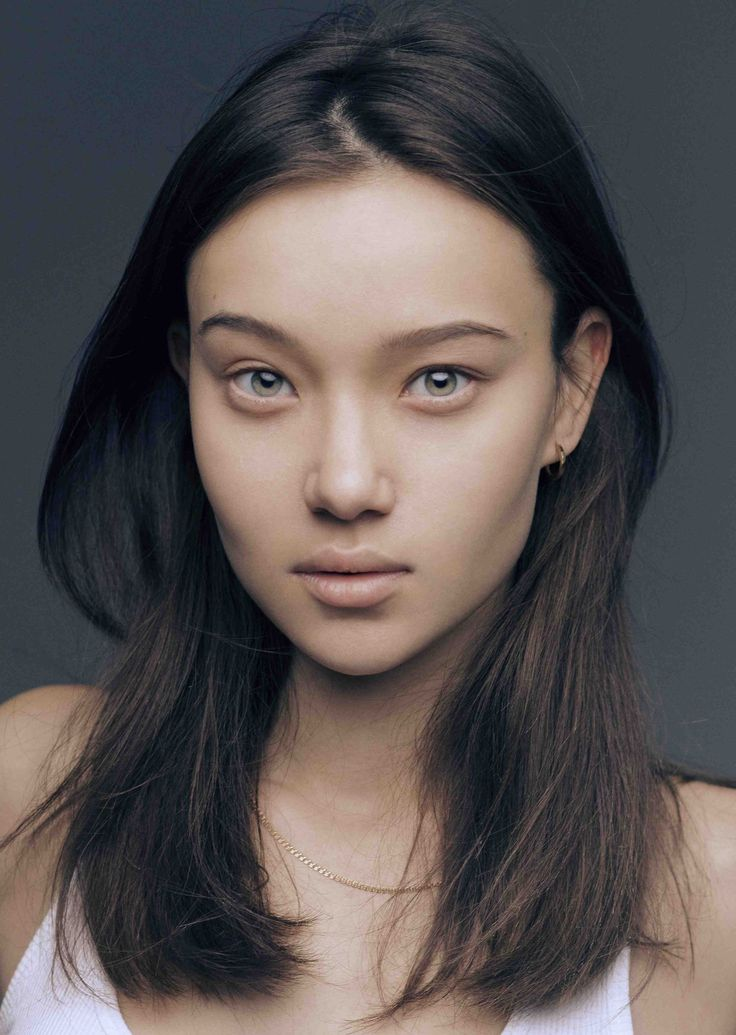
#> input picture AlgebraLineal/Taller1/datasets/genderClasification/face dataset/New_pictures/female/0 (2296).jpg, 736 x 1035 px; its folder holds 4 pictures in this run
$ jupyter execute --allow-errors 2_ImagesGenderClassification.ipynb
#> lines starting #> are read from the running program, lines starting #| are printed output that depends on the picture
# Gender Clasification Model

The objective of this Notebook is to find the best KNN model to classificate images by gender, modifying parameters as distance metrics and number of neighbors.

## Importing libraries

[cell 1]
import os
import numpy as np
from PIL import Image
from sklearn.model_selection import train_test_split
from sklearn.neighbors import KNeighborsClassifier
from sklearn.metrics import classification_report, accuracy_score,confusion_matrix,ConfusionMatrixDisplay
import seaborn as sns
import matplotlib.pyplot as plt

## Function to load the images, resize them, convert them to  grayscale and put them to a flatten array

[cell 2]
def load_images_from_folder(folder):
    images = []
    labels = []
    for filename in os.listdir(folder):
        img = Image.open(os.path.join(folder, filename)).resize((400, 600)).convert("L")
        img = np.array(img)
        images.append(img.flatten())  # Flatten the image data
        if "female" in folder:
            labels.append(1)
        else:
            labels.append(0)
    return images, labels

## Use the function to create imagen and labels for males and females

#> (a cell that did not finish here is left out)

## Divide the dataset into training and test

The model is trained with 80% of the data and test with the another 20%

#> (a cell that did not finish here is left out)

#> (a cell that did not finish here is left out)

#> (a cell that did not finish here is left out)

## Running the model with default parameters.

Acording to the documentation of scikit-learn (https://scikit-learn.org/stable/modules/generated/sklearn.neighbors.KNeighborsClassifier.html). The default parameters are:

**n_neighbors**=5

**weights** = uniform

**p** = 2

Power parameter for the Minkowski metric. When p = 1, this is equivalent to using manhattan_distance (l1), and euclidean_distance (l2) for p = 2. For arbitrary p, minkowski_distance (l_p) is used.

**metric** = minkowski with p=2 that is equivalent to use euclidian_distance

[cell 7]
knn_model=KNeighborsClassifier()
#> (the rest of this cell did not finish here and is left out)

[cell 8]
# Test the model on new images in a test folder
test_data, test_labels = load_images_from_folder("datasets/genderClasification/face dataset/New_pictures/female")
#> in load_images_from_folder (call 2), `img = Image.open(os.path.join(folder, filename)).resize((400, 600)).co..`:
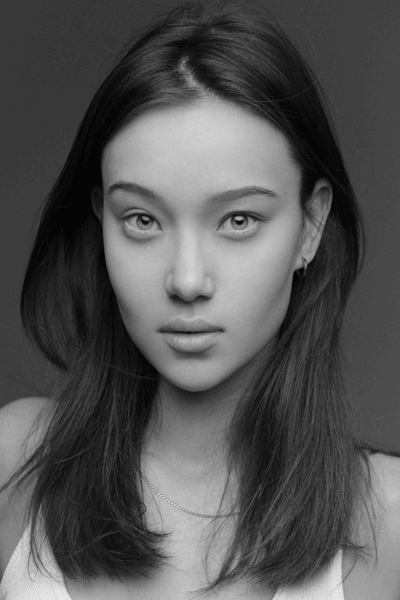
#> img: PIL image 400x600 L; min 1, max 235, mean 83.9
#> pass 2 of the loop in load_images_from_folder, `for filename in os.listdir(folder):`:
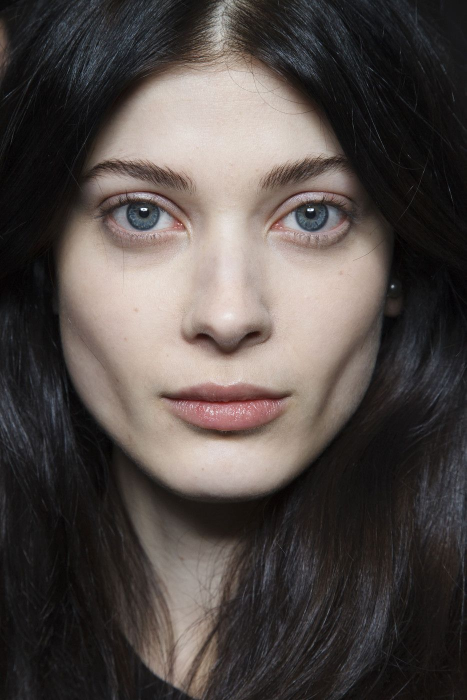
#> input picture AlgebraLineal/Taller1/datasets/genderClasification/face dataset/New_pictures/female/0 (2298).jpg, 933 x 1400 px (shown at 1/2 size)
#> in load_images_from_folder (call 2), `img = Image.open(os.path.join(folder, filename)).resize((400, 600)).co..`:
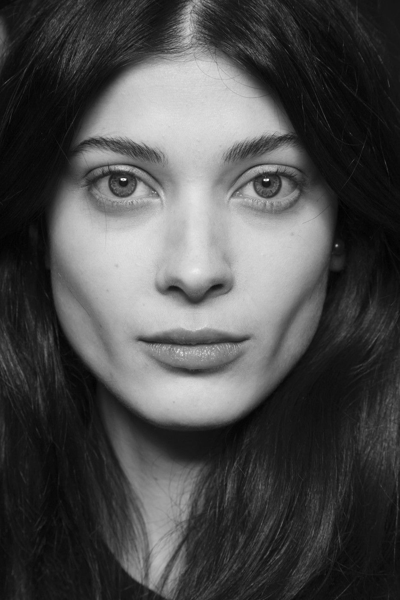
#> img: PIL image 400x600 L; min 2, max 254, mean 76.6
#> pass 3 of the loop in load_images_from_folder, `for filename in os.listdir(folder):`:
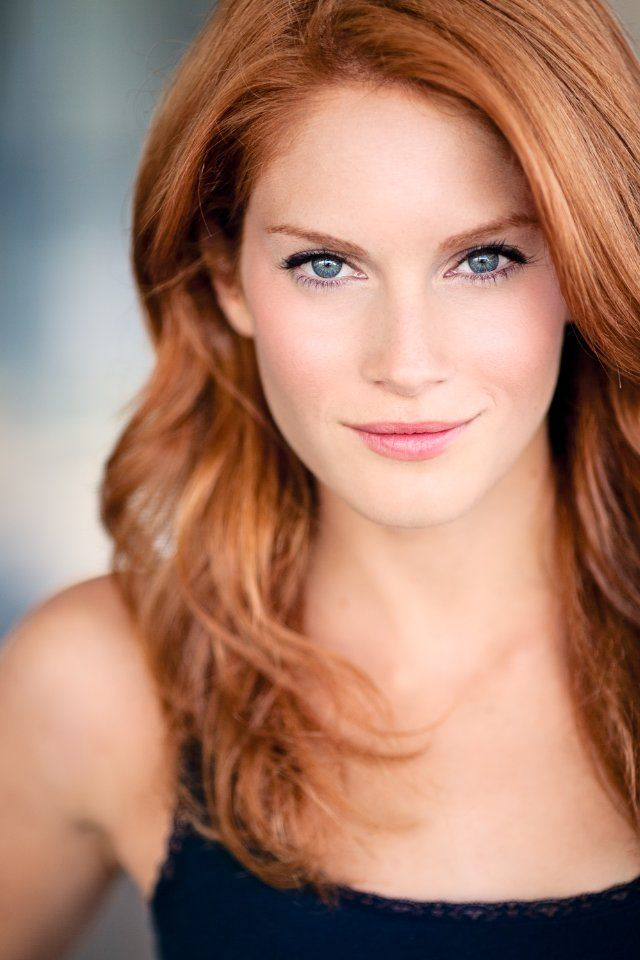
#> input picture AlgebraLineal/Taller1/datasets/genderClasification/face dataset/New_pictures/female/0 (2303).jpg, 640 x 960 px
#> in load_images_from_folder (call 2), `img = Image.open(os.path.join(folder, filename)).resize((400, 600)).co..`:
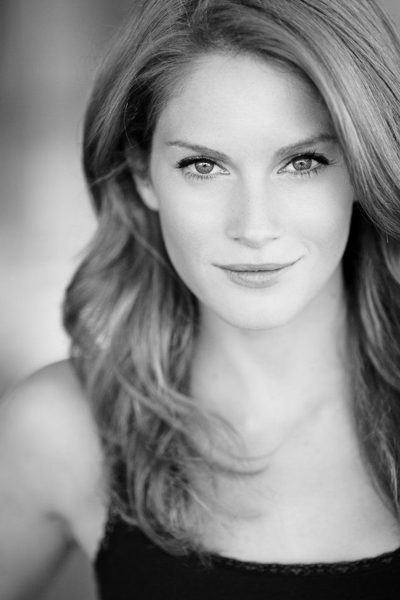
#> img: PIL image 400x600 L; min 0, max 235, mean 137.5
#> the loop made 4 passes; the first 3 are shown
#> pass 2 of the loop in load_images_from_folder, `for filename in os.listdir(folder):`:
#> pass 3 of the loop in load_images_from_folder, `for filename in os.listdir(folder):`:
#> the loop made 4 passes; the first 3 are shown
